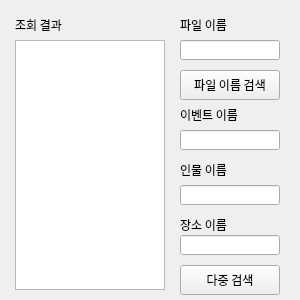
<?xml version="1.0" encoding="UTF-8"?>
<ui version="4.0">
 <class>VideoViewer</class>
 <widget class="QWidget" name="VideoViewer">
  <property name="geometry">
   <rect>
    <x>0</x>
    <y>0</y>
    <width>300</width>
    <height>300</height>
   </rect>
  </property>
  <property name="windowTitle">
   <string>비디오 보기</string>
  </property>
  <widget class="QLabel" name="Notice1">
   <property name="geometry">
    <rect>
     <x>15</x>
     <y>15</y>
     <width>70</width>
     <height>20</height>
    </rect>
   </property>
   <property name="palette">
    <palette>
     <active>
      <colorrole role="WindowText">
       <brush brushstyle="SolidPattern">
        <color alpha="255">
         <red>0</red>
         <green>0</green>
         <blue>0</blue>
        </color>
       </brush>
      </colorrole>
     </active>
     <inactive>
      <colorrole role="WindowText">
       <brush brushstyle="SolidPattern">
        <color alpha="255">
         <red>0</red>
         <green>0</green>
         <blue>0</blue>
        </color>
       </brush>
      </colorrole>
     </inactive>
     <disabled>
      <colorrole role="WindowText">
       <brush brushstyle="SolidPattern">
        <color alpha="255">
         <red>120</red>
         <green>120</green>
         <blue>120</blue>
        </color>
       </brush>
      </colorrole>
     </disabled>
    </palette>
   </property>
   <property name="font">
    <font>
     <family>나눔바른고딕</family>
    </font>
   </property>
   <property name="text">
    <string>조회 결과</string>
   </property>
  </widget>
  <widget class="QPushButton" name="FileNameRetrieve">
   <property name="geometry">
    <rect>
     <x>180</x>
     <y>70</y>
     <width>100</width>
     <height>30</height>
    </rect>
   </property>
   <property name="font">
    <font>
     <family>나눔바른고딕</family>
    </font>
   </property>
   <property name="text">
    <string>파일 이름 검색</string>
   </property>
  </widget>
  <widget class="QLabel" name="PersonName">
   <property name="geometry">
    <rect>
     <x>180</x>
     <y>160</y>
     <width>60</width>
     <height>20</height>
    </rect>
   </property>
   <property name="palette">
    <palette>
     <active>
      <colorrole role="WindowText">
       <brush brushstyle="SolidPattern">
        <color alpha="255">
         <red>0</red>
         <green>0</green>
         <blue>0</blue>
        </color>
       </brush>
      </colorrole>
     </active>
     <inactive>
      <colorrole role="WindowText">
       <brush brushstyle="SolidPattern">
        <color alpha="255">
         <red>0</red>
         <green>0</green>
         <blue>0</blue>
        </color>
       </brush>
      </colorrole>
     </inactive>
     <disabled>
      <colorrole role="WindowText">
       <brush brushstyle="SolidPattern">
        <color alpha="255">
         <red>120</red>
         <green>120</green>
         <blue>120</blue>
        </color>
       </brush>
      </colorrole>
     </disabled>
    </palette>
   </property>
   <property name="font">
    <font>
     <family>나눔바른고딕</family>
    </font>
   </property>
   <property name="text">
    <string>인물 이름</string>
   </property>
  </widget>
  <widget class="QLabel" name="PlaceName">
   <property name="geometry">
    <rect>
     <x>180</x>
     <y>215</y>
     <width>60</width>
     <height>20</height>
    </rect>
   </property>
   <property name="palette">
    <palette>
     <active>
      <colorrole role="WindowText">
       <brush brushstyle="SolidPattern">
        <color alpha="255">
         <red>0</red>
         <green>0</green>
         <blue>0</blue>
        </color>
       </brush>
      </colorrole>
     </active>
     <inactive>
      <colorrole role="WindowText">
       <brush brushstyle="SolidPattern">
        <color alpha="255">
         <red>0</red>
         <green>0</green>
         <blue>0</blue>
        </color>
       </brush>
      </colorrole>
     </inactive>
     <disabled>
      <colorrole role="WindowText">
       <brush brushstyle="SolidPattern">
        <color alpha="255">
         <red>120</red>
         <green>120</green>
         <blue>120</blue>
        </color>
       </brush>
      </colorrole>
     </disabled>
    </palette>
   </property>
   <property name="font">
    <font>
     <family>나눔바른고딕</family>
    </font>
   </property>
   <property name="text">
    <string>장소 이름</string>
   </property>
  </widget>
  <widget class="QLineEdit" name="PlaceNameInput">
   <property name="geometry">
    <rect>
     <x>180</x>
     <y>235</y>
     <width>100</width>
     <height>20</height>
    </rect>
   </property>
   <property name="font">
    <font>
     <family>나눔바른고딕</family>
    </font>
   </property>
  </widget>
  <widget class="QLabel" name="EventName">
   <property name="geometry">
    <rect>
     <x>180</x>
     <y>105</y>
     <width>60</width>
     <height>20</height>
    </rect>
   </property>
   <property name="palette">
    <palette>
     <active>
      <colorrole role="WindowText">
       <brush brushstyle="SolidPattern">
        <color alpha="255">
         <red>0</red>
         <green>0</green>
         <blue>0</blue>
        </color>
       </brush>
      </colorrole>
     </active>
     <inactive>
      <colorrole role="WindowText">
       <brush brushstyle="SolidPattern">
        <color alpha="255">
         <red>0</red>
         <green>0</green>
         <blue>0</blue>
        </color>
       </brush>
      </colorrole>
     </inactive>
     <disabled>
      <colorrole role="WindowText">
       <brush brushstyle="SolidPattern">
        <color alpha="255">
         <red>120</red>
         <green>120</green>
         <blue>120</blue>
        </color>
       </brush>
      </colorrole>
     </disabled>
    </palette>
   </property>
   <property name="font">
    <font>
     <family>나눔바른고딕</family>
    </font>
   </property>
   <property name="text">
    <string>이벤트 이름</string>
   </property>
  </widget>
  <widget class="QLineEdit" name="EventNameInput">
   <property name="geometry">
    <rect>
     <x>180</x>
     <y>130</y>
     <width>100</width>
     <height>20</height>
    </rect>
   </property>
   <property name="font">
    <font>
     <family>나눔바른고딕</family>
    </font>
   </property>
  </widget>
  <widget class="QLineEdit" name="FileNameInput">
   <property name="geometry">
    <rect>
     <x>180</x>
     <y>40</y>
     <width>100</width>
     <height>20</height>
    </rect>
   </property>
   <property name="font">
    <font>
     <family>나눔바른고딕</family>
    </font>
   </property>
  </widget>
  <widget class="QLineEdit" name="PersonNameInput">
   <property name="geometry">
    <rect>
     <x>180</x>
     <y>185</y>
     <width>100</width>
     <height>20</height>
    </rect>
   </property>
   <property name="font">
    <font>
     <family>나눔바른고딕</family>
    </font>
   </property>
  </widget>
  <widget class="QPushButton" name="MultiRetrieve">
   <property name="geometry">
    <rect>
     <x>180</x>
     <y>265</y>
     <width>100</width>
     <height>30</height>
    </rect>
   </property>
   <property name="font">
    <font>
     <family>나눔바른고딕</family>
    </font>
   </property>
   <property name="text">
    <string>다중 검색</string>
   </property>
  </widget>
  <widget class="QListWidget" name="RetrieveResult">
   <property name="geometry">
    <rect>
     <x>15</x>
     <y>40</y>
     <width>150</width>
     <height>250</height>
    </rect>
   </property>
   <property name="font">
    <font>
     <family>나눔바른고딕</family>
    </font>
   </property>
  </widget>
  <widget class="QLabel" name="FileName">
   <property name="geometry">
    <rect>
     <x>180</x>
     <y>15</y>
     <width>60</width>
     <height>20</height>
    </rect>
   </property>
   <property name="palette">
    <palette>
     <active>
      <colorrole role="WindowText">
       <brush brushstyle="SolidPattern">
        <color alpha="255">
         <red>0</red>
         <green>0</green>
         <blue>0</blue>
        </color>
       </brush>
      </colorrole>
     </active>
     <inactive>
      <colorrole role="WindowText">
       <brush brushstyle="SolidPattern">
        <color alpha="255">
         <red>0</red>
         <green>0</green>
         <blue>0</blue>
        </color>
       </brush>
      </colorrole>
     </inactive>
     <disabled>
      <colorrole role="WindowText">
       <brush brushstyle="SolidPattern">
        <color alpha="255">
         <red>120</red>
         <green>120</green>
         <blue>120</blue>
        </color>
       </brush>
      </colorrole>
     </disabled>
    </palette>
   </property>
   <property name="font">
    <font>
     <family>나눔바른고딕</family>
    </font>
   </property>
   <property name="text">
    <string>파일 이름</string>
   </property>
  </widget>
 </widget>
 <resources/>
 <connections>
  <connection>
   <sender>FileNameRetrieve</sender>
   <signal>clicked()</signal>
   <receiver>VideoViewer</receiver>
   <slot>RetrieveFileName()</slot>
   <hints>
    <hint type="sourcelabel">
     <x>237</x>
     <y>80</y>
    </hint>
    <hint type="destinationlabel">
     <x>292</x>
     <y>48</y>
    </hint>
   </hints>
  </connection>
  <connection>
   <sender>MultiRetrieve</sender>
   <signal>clicked()</signal>
   <receiver>VideoViewer</receiver>
   <slot>MultiRetrieve()</slot>
   <hints>
    <hint type="sourcelabel">
     <x>223</x>
     <y>275</y>
    </hint>
    <hint type="destinationlabel">
     <x>287</x>
     <y>237</y>
    </hint>
   </hints>
  </connection>
 </connections>
 <slots>
  <slot>RetrieveFileName()</slot>
  <slot>MultiRetrieve()</slot>
 </slots>
</ui>
